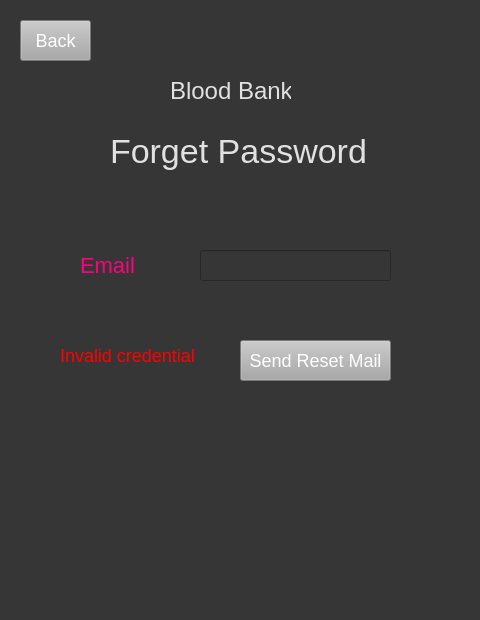
<?xml version="1.0" encoding="UTF-8"?>
<ui version="4.0">
 <class>Form</class>
 <widget class="QWidget" name="Form">
  <property name="geometry">
   <rect>
    <x>0</x>
    <y>0</y>
    <width>480</width>
    <height>620</height>
   </rect>
  </property>
  <property name="windowTitle">
   <string>Form</string>
  </property>
  <property name="styleSheet">
   <string notr="true">background-color: rgb(54, 54, 54);</string>
  </property>
  <widget class="QLabel" name="label_2">
   <property name="geometry">
    <rect>
     <x>-90</x>
     <y>250</y>
     <width>81</width>
     <height>31</height>
    </rect>
   </property>
   <property name="font">
    <font>
     <pointsize>-1</pointsize>
    </font>
   </property>
   <property name="styleSheet">
    <string notr="true">color: rgb(255, 0, 127); font-size:22px</string>
   </property>
   <property name="text">
    <string>Email</string>
   </property>
  </widget>
  <widget class="QLabel" name="label_5">
   <property name="geometry">
    <rect>
     <x>170</x>
     <y>70</y>
     <width>121</width>
     <height>42</height>
    </rect>
   </property>
   <property name="styleSheet">
    <string notr="true">font-size:24px; 
color: rgb(225, 225, 225);</string>
   </property>
   <property name="text">
    <string>Blood Bank</string>
   </property>
  </widget>
  <widget class="QLabel" name="label">
   <property name="geometry">
    <rect>
     <x>110</x>
     <y>130</y>
     <width>261</width>
     <height>42</height>
    </rect>
   </property>
   <property name="styleSheet">
    <string notr="true">font-size:34px; 
color: rgb(225, 225, 225);</string>
   </property>
   <property name="text">
    <string>Forget Password</string>
   </property>
  </widget>
  <widget class="QLabel" name="label_3">
   <property name="geometry">
    <rect>
     <x>80</x>
     <y>250</y>
     <width>81</width>
     <height>31</height>
    </rect>
   </property>
   <property name="font">
    <font>
     <pointsize>-1</pointsize>
    </font>
   </property>
   <property name="styleSheet">
    <string notr="true">color: rgb(255, 0, 127); font-size:22px</string>
   </property>
   <property name="text">
    <string>Email</string>
   </property>
  </widget>
  <widget class="QLineEdit" name="email">
   <property name="geometry">
    <rect>
     <x>200</x>
     <y>250</y>
     <width>191</width>
     <height>31</height>
    </rect>
   </property>
   <property name="styleSheet">
    <string notr="true">color:rgb(225, 225, 225); font-size:16px</string>
   </property>
   <property name="cursorMoveStyle">
    <enum>Qt::LogicalMoveStyle</enum>
   </property>
  </widget>
  <widget class="QPushButton" name="resetbutton">
   <property name="geometry">
    <rect>
     <x>240</x>
     <y>340</y>
     <width>151</width>
     <height>41</height>
    </rect>
   </property>
   <property name="styleSheet">
    <string notr="true">background-color: rgb(167, 168, 167); 
color: rgb(255, 255, 255);
font-size:18px</string>
   </property>
   <property name="text">
    <string>Send Reset Mail</string>
   </property>
  </widget>
  <widget class="QLabel" name="sentMessage">
   <property name="geometry">
    <rect>
     <x>60</x>
     <y>330</y>
     <width>151</width>
     <height>41</height>
    </rect>
   </property>
   <property name="styleSheet">
    <string notr="true">color: rgb(0, 255, 0); font-size:18px</string>
   </property>
   <property name="text">
    <string>Successfully Sent</string>
   </property>
  </widget>
  <widget class="QLabel" name="loginInvalidMessage">
   <property name="geometry">
    <rect>
     <x>60</x>
     <y>340</y>
     <width>151</width>
     <height>31</height>
    </rect>
   </property>
   <property name="styleSheet">
    <string notr="true">color: rgb(255, 0, 0); font-size:18px</string>
   </property>
   <property name="text">
    <string>Invalid credential</string>
   </property>
  </widget>
  <widget class="QPushButton" name="backButton">
   <property name="geometry">
    <rect>
     <x>20</x>
     <y>20</y>
     <width>71</width>
     <height>41</height>
    </rect>
   </property>
   <property name="styleSheet">
    <string notr="true">background-color: rgb(167, 168, 167); 
color: rgb(255, 255, 255);
font-size:18px</string>
   </property>
   <property name="text">
    <string>Back</string>
   </property>
  </widget>
 </widget>
 <resources/>
 <connections/>
</ui>
